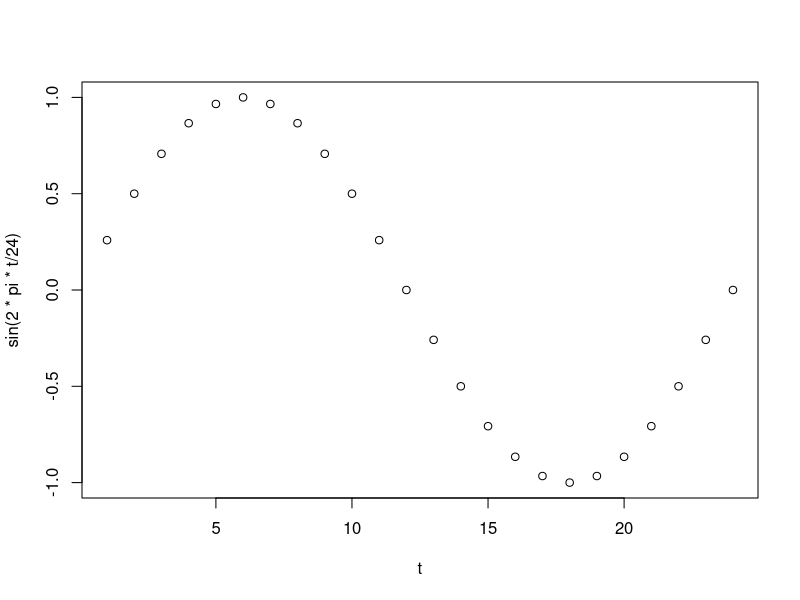
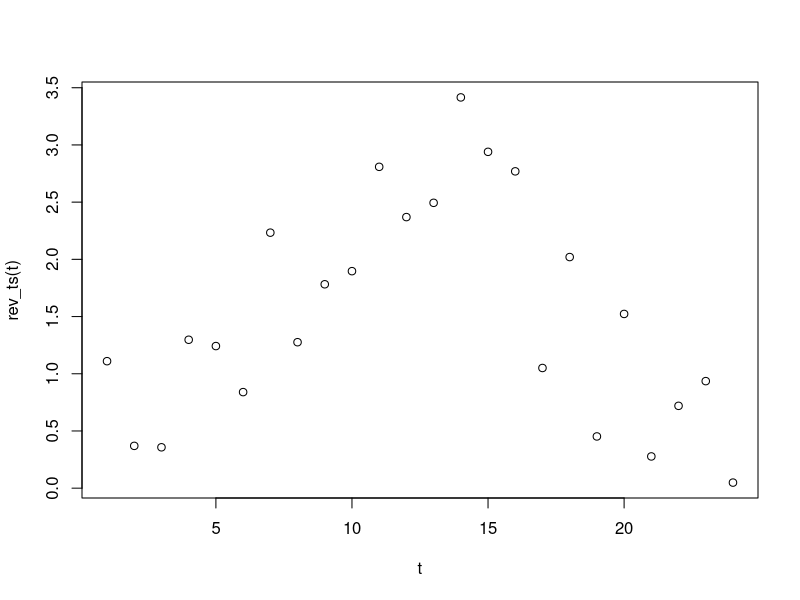

Generate these figures, in order, with R:


# Part I - TS Modeling - Average Hourly Revenue
rev_ts <- function(t, amplitude = 1, ave_value = 1.5, s_noise = 0.5, shift = 7) {
  r <- ave_value + amplitude * sin(2 * pi * (t - shift) / 24)
  r <- r + rnorm(n = length(t), mean = 0, sd = s_noise)
  pmax(r, 0)
}



t = 1:24
plot(t, sin(2 * pi * t / 24))
plot(t, rev_ts(t))
